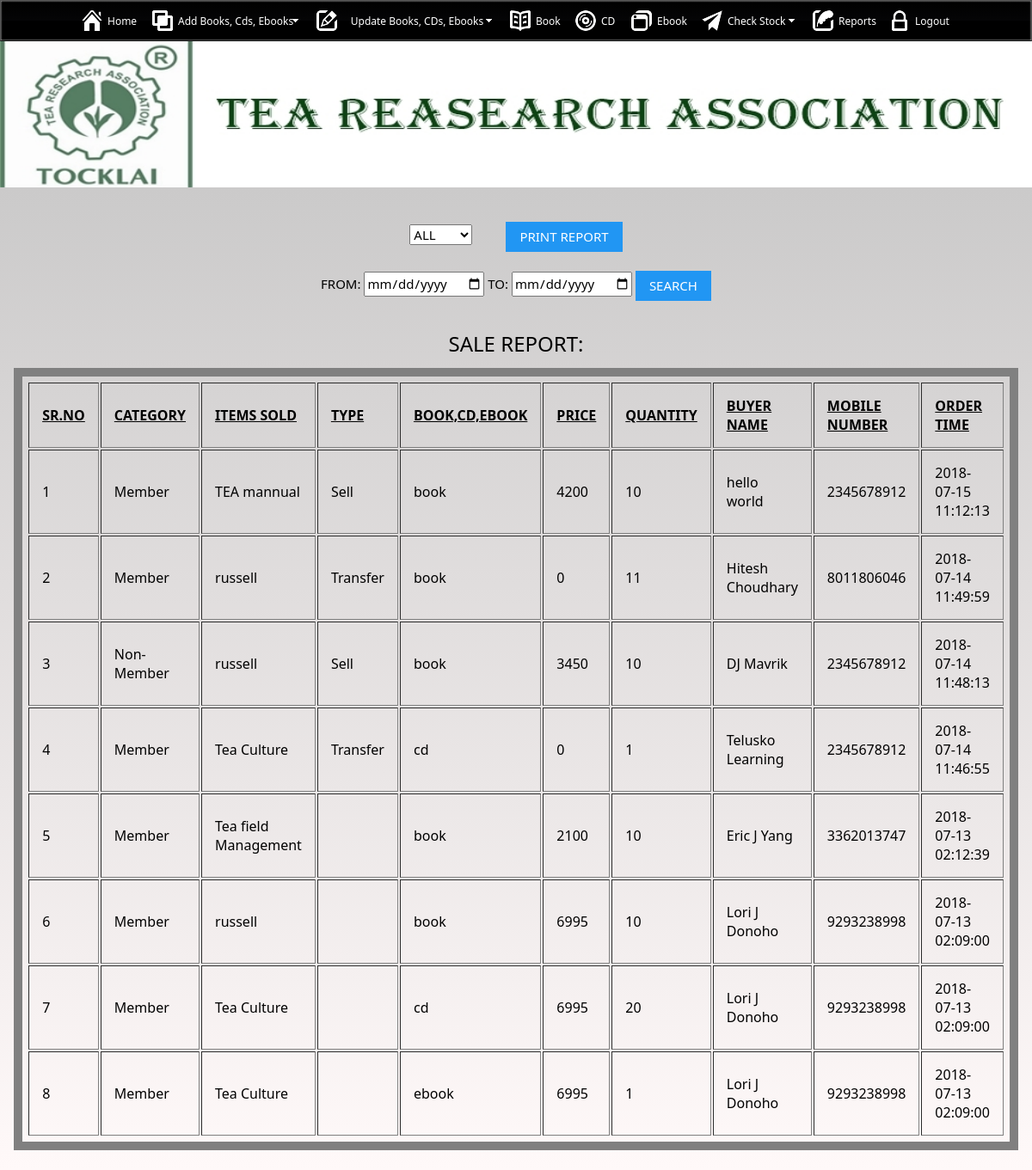
The app's page /admin/records.php (signed in), older data.
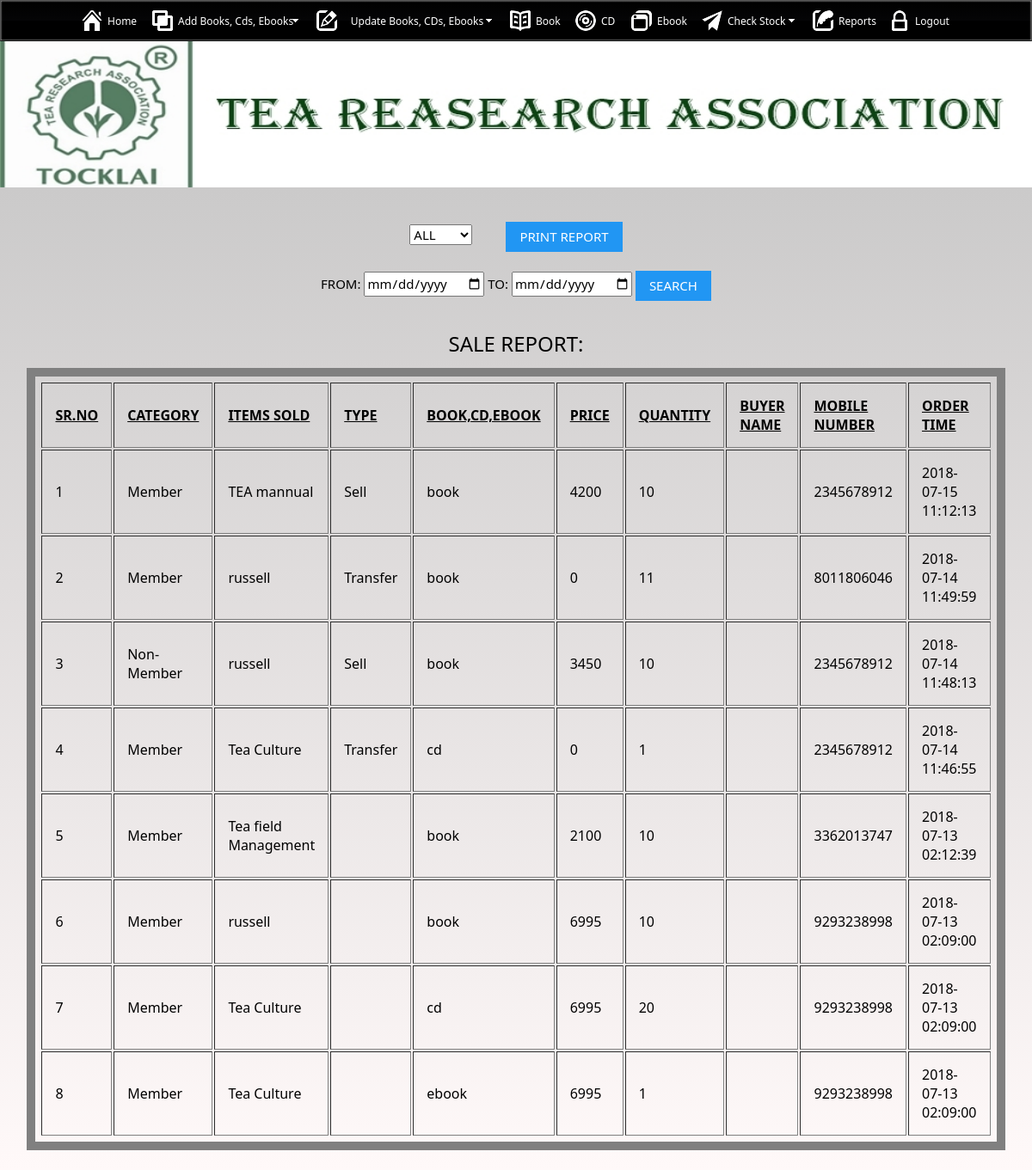
The same page, newer data.
### tables this page shows
CREATE TABLE `itemsold`  (
  `id` int(11) NOT NULL,
  `user` varchar(255) NOT NULL,
  `itemid` varchar(11) NOT NULL,
  `name` varchar(255) NOT NULL,
  `type` varchar(255) NOT NULL,
  `quantity` varchar(255) NOT NULL,
  `rate` varchar(255) NOT NULL,
  `discount` varchar(255) NOT NULL,
  `time` datetime(0) NOT NULL
);

CREATE TABLE `orders`  (
  `orderid` int(11) NOT NULL AUTO_INCREMENT,
  `sellername` varchar(255) NOT NULL,
  `buyername` varchar(255) NOT NULL,
  `category` varchar(255) NOT NULL,
  `selltype` varchar(255) NOT NULL,
  `address` varchar(255) NOT NULL,
  `mobile` varchar(255) NOT NULL,
  `total` varchar(255) NOT NULL,
  `orderdate` datetime(0) NOT NULL,
  PRIMARY KEY (`orderid`) USING BTREE
);

### admin/records.php (the view, shortened to what this page needs)
<?php
	require('connect.php');
	$q="select * from itemsold order by id desc";
	 $res=mysqli_query($conn,$q) or die("Can't Execute Query...");
?>
<html>
<head>
		<link href="a1style.css" rel="stylesheet" type="text/css">
<link href="style.css" rel="stylesheet" type="text/css">
<link rel="stylesheet" href="index_files/mbcsmbmcp.css" type="text/css" />
</head>
<body>
<body>
 <?php include('menu.php'); ?>
 <div id="banner">
		<img src="images/banner.jpg" width="100%" height="170"  alt=""/>
 </div><br><br>
<div>
	<center><select id="type" onchange="change()">
	<option value="all">ALL</option>
	</select>
	<input type="button" class="a1-btn a1-blue" value="PRINT REPORT" onclick="myFunction()"><br><br>
	FROM:&nbsp;<input type="date" name="from" id="from" required>
	TO:&nbsp;<input type="date" name="to" id="to" required>
	<input type="button" class="a1-btn a1-blue" value="SEARCH" onclick="myFunction1()"><br><br>
	</center>
		<div class="post" id="print">
			<div class="entry" id="all">
					<table border='1' WIDTH='70%' align="center">
						<h3 align="center">SALE REPORT:<h3>
						<tr>
<td WIDTH='5%' style="color:black"><b><u>SR.NO</u></b></td>
<TD style="color:black" WIDTH='9%'><b><u>CATEGORY</u></b></TD>
<TD style="color:black" WIDTH='9%'><b><u>ITEMS SOLD </u></b></TD>
<TD style="color:black" WIDTH='9%'><b><u>TYPE </u></b></TD>
                            <TD style="color:black" WIDTH='7%'><b><u>BOOK,CD,EBOOK</u></b></TD>
                            <TD style="color:black" WIDTH='6%'><b><u>PRICE</u></b></TD>
                            <TD style="color:black" WIDTH='8%'><b><u>QUANTITY</u></b></TD>
<TD style="color:black" WIDTH='9%'><b><u>BUYER NAME</u></b></TD>
<TD style="color:black" WIDTH='9%'><b><u>MOBILE NUMBER</u></b></TD>
<TD style="color:black" WIDTH='10%'><b><u>ORDER TIME</u></b></TD>
						</tr>
						<?php
							$count=1;
							while($row=mysqli_fetch_assoc($res))
							{
                                $query = "Select * from orders where orderid='" . $row['id'] . "'";
                                $result=mysqli_query($conn, $query);
                                $row2=mysqli_fetch_assoc($result);
							echo '<tr>
										<td>'.$count.'
										<td>'.$row2['category'].'
										<td>'.$row['name'].'
										<td>'.$row2['selltype'].'
										<td>'.$row['type'].'
										<td>'.$row2['total'].'
										<td>'.$row['quantity'].'
										<td>'.$row2['name'].'
										<td>'.$row2['mobile'].'
										<td>'.$row['time'];
									echo '</tr>';
									$count++;
							}
						?>
					</TABLE>
			</div>
		</div>
	<div style="clear: both;">&nbsp;</div>
</div>
</body>
</html>

Row changes from the older to the newer data that the page shows:
changed through a linked row, itemsold "TEA mannual": orders.name "hello world" → (not shown)
changed through a linked row, itemsold (number 2 of 8 on the later page): orders.name "Hitesh Choudhary" → (not shown)
changed through a linked row, itemsold "Non-Member": orders.name "DJ Mavrik" → (not shown)
changed through a linked row, itemsold (number 4 of 8 on the later page): orders.name "Telusko Learning" → (not shown)
changed through a linked row, itemsold "Tea field Management": orders.name "Eric J Yang" → (not shown)
changed through a linked row, itemsold (number 6 of 8 on the later page): orders.name "Lori J Donoho" → (not shown)
changed through a linked row, itemsold (number 7 of 8 on the later page): orders.name "Lori J Donoho" → (not shown)
changed through a linked row, itemsold "ebook": orders.name "Lori J Donoho" → (not shown)
